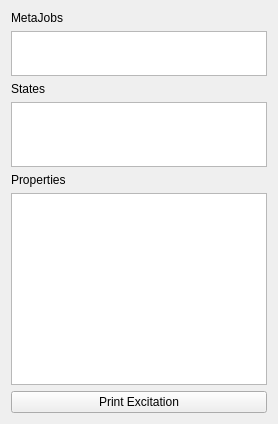
          <widget class="QWidget" name="tab">
           <attribute name="title">
            <string>Ex</string>
           </attribute>
           <layout class="QVBoxLayout" name="verticalLayout_12">
            <item>
             <widget class="QLabel" name="label_11">
              <property name="text">
               <string>MetaJobs</string>
              </property>
             </widget>
            </item>
            <item>
             <widget class="QListWidget" name="select_ex_metajobs">
              <property name="maximumSize">
               <size>
                <width>16777215</width>
                <height>45</height>
               </size>
              </property>
              <property name="selectionMode">
               <enum>QAbstractItemView::ExtendedSelection</enum>
              </property>
             </widget>
            </item>
            <item>
             <widget class="QLabel" name="label_12">
              <property name="text">
               <string>States</string>
              </property>
             </widget>
            </item>
            <item>
             <widget class="QListWidget" name="select_ex_states">
              <property name="maximumSize">
               <size>
                <width>16777215</width>
                <height>65</height>
               </size>
              </property>
              <property name="selectionMode">
               <enum>QAbstractItemView::ExtendedSelection</enum>
              </property>
             </widget>
            </item>
            <item>
             <widget class="QLabel" name="label_13">
              <property name="text">
               <string>Properties</string>
              </property>
             </widget>
            </item>
            <item>
             <widget class="QListWidget" name="select_ex_properties">
              <property name="maximumSize">
               <size>
                <width>16777215</width>
                <height>16777215</height>
               </size>
              </property>
              <property name="selectionMode">
               <enum>QAbstractItemView::ExtendedSelection</enum>
              </property>
             </widget>
            </item>
            <item>
             <widget class="QPushButton" name="select_ex_button">
              <property name="minimumSize">
               <size>
                <width>190</width>
                <height>0</height>
               </size>
              </property>
              <property name="maximumSize">
               <size>
                <width>16777215</width>
                <height>16777215</height>
               </size>
              </property>
              <property name="text">
               <string>Print Excitation</string>
              </property>
             </widget>
            </item>
           </layout>
          </widget>
